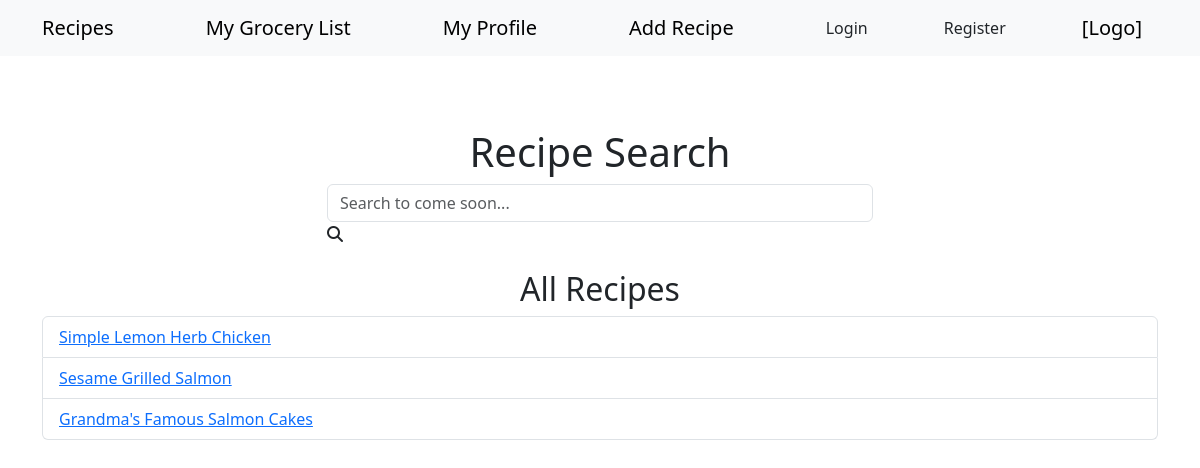
Page /home on the earlier database version.
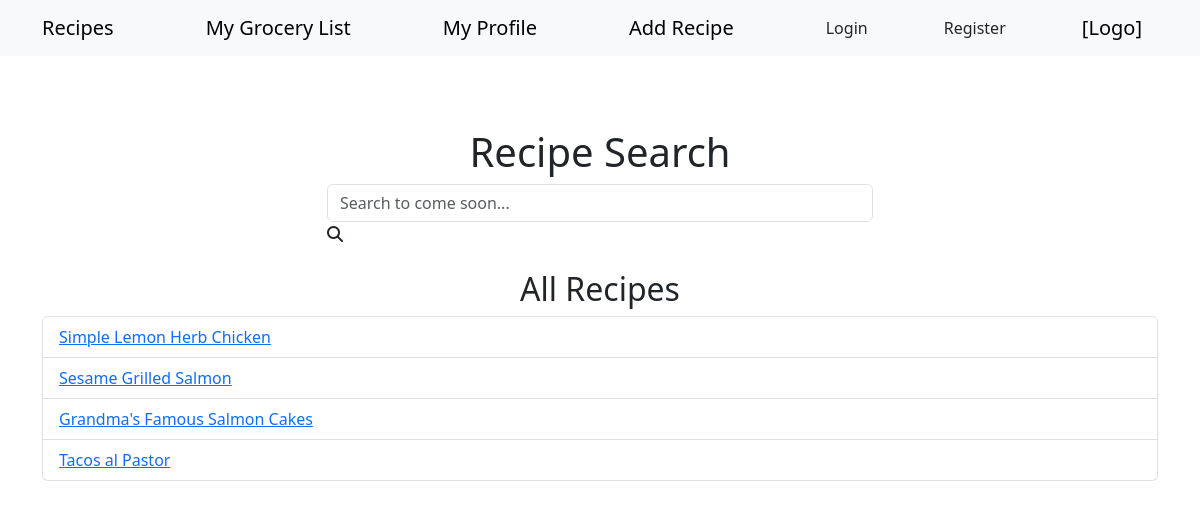
Same page on the later database version.
### app/models.py (models this page shows, shortened)
class Recipe(db.Model):
	__tablename__ = 'recipes'
	recipe_id = db.Column(db.Integer, primary_key=True)
	recipe_desc = db.Column(db.String(100))
	recipe_type = db.Column(db.String(50))
	recipe_servings = db.Column(db.Integer)
	recipe_rating = db.Column(db.Integer)
	recipe_insns = db.Column(db.String(1000))

### app/routes.py (the view)
@myapp_obj.route("/")
@myapp_obj.route("/home")
def main():
	recipes = Recipe.query.all() # pull all recipes from db
	return render_template("index.html", recipes=recipes)

### app/templates/index.html
{% extends 'base.html' %}
{% block header %}
  <br><br><br>
  <h1 class="text-center">{% block title %}Recipe Search{% endblock %}</h1>
{% endblock %}
{% block content %}
<div class="container">
  <div class="row justify-content-center">
    <div class="col-md-6">
      <div class="search-container mb-4">
        <input type="text" class="form-control search-input" placeholder="Search to come soon...">
        <i class="fas fa-search search-icon"></i>
      </div>
    </div>
  </div>
  <h2 class="text-center">All Recipes</h2>
  <ul class="list-group">
    {% for recipe in recipes %}
      <li class="list-group-item">
        <a href="{{ url_for('recipeX', id=recipe.recipe_id) }}">
          {{ recipe.recipe_desc }}
        </a>
      </li>
    {% else %}
      <li class="list-group-item">No recipes found.</li>
    {% endfor %}
  </ul>
</div>
{% endblock %}

### app/templates/base.html (shortened to what this page needs)
<!DOCTYPE html>
<link href="https://cdn.jsdelivr.net/npm/bootstrap@5.3.5/dist/css/bootstrap.min.css" rel="stylesheet">
<link rel="stylesheet" href="https://cdnjs.cloudflare.com/ajax/libs/font-awesome/6.4.0/css/all.min.css">
<nav class="navbar sticky-top bg-body-tertiary">
<div class="container">
<a class="navbar-brand" href="/">Recipes</a>
<a class="navbar-brand" href="/grocery-list">My Grocery List</a>
<a class="navbar-brand" href="/user">My Profile</a>
<a class="navbar-brand" href="{{ url_for('add_recipe') }}">Add Recipe</a>
{% if session.get("user") %}
    <a href="{{ url_for('logout') }}" class="nav-link">Logout</a>
{% else %}
    <a href="{{ url_for('login') }}" class="nav-link">Login</a>
{% endif %}
<a href="{{ url_for('register') }}" class="nav-link">Register</a>
<a class="navbar-brand" href="/">[Logo]</a>
</div>
</nav>
<section class="content">
  <header>
	{% block header %}{% endblock %}
  </header>
	{% block content %}{% endblock %}
</section>

Differences in the rows shown:
added Recipe: recipe_desc "Tacos al Pastor"
